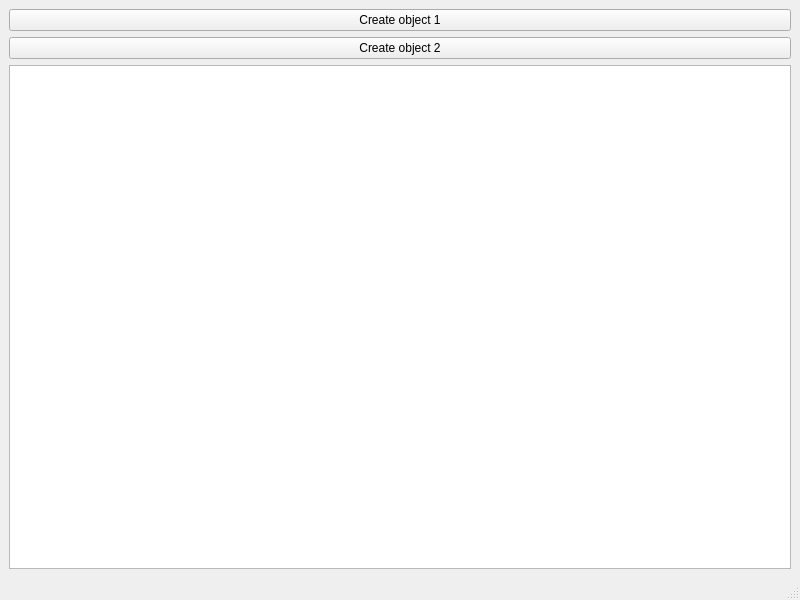
<?xml version="1.0" encoding="UTF-8"?>
<ui version="4.0">
 <class>MainWindow</class>
 <widget class="QMainWindow" name="MainWindow">
  <property name="geometry">
   <rect>
    <x>0</x>
    <y>0</y>
    <width>800</width>
    <height>600</height>
   </rect>
  </property>
  <property name="windowTitle">
   <string>MainWindow</string>
  </property>
  <widget class="QWidget" name="centralwidget">
   <layout class="QHBoxLayout" name="horizontalLayout">
    <item>
     <layout class="QVBoxLayout" name="verticalLayout">
      <item>
       <widget class="QPushButton" name="create1">
        <property name="text">
         <string>Create object 1</string>
        </property>
       </widget>
      </item>
      <item>
       <widget class="QPushButton" name="create2">
        <property name="text">
         <string>Create object 2</string>
        </property>
       </widget>
      </item>
      <item>
       <widget class="QListWidget" name="listWidget"/>
      </item>
     </layout>
    </item>
   </layout>
  </widget>
  <widget class="QMenuBar" name="menubar">
   <property name="geometry">
    <rect>
     <x>0</x>
     <y>0</y>
     <width>800</width>
     <height>25</height>
    </rect>
   </property>
  </widget>
  <widget class="QStatusBar" name="statusbar"/>
 </widget>
 <resources/>
 <connections/>
</ui>
